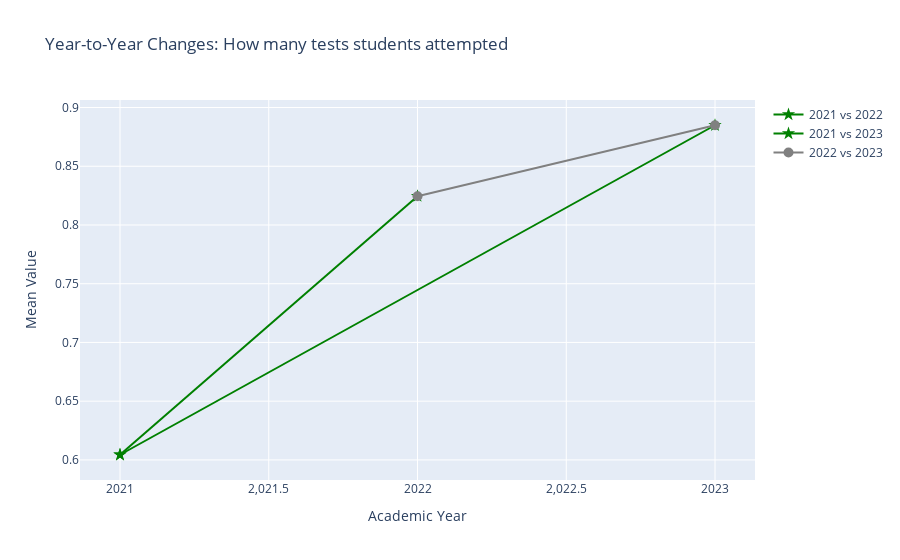
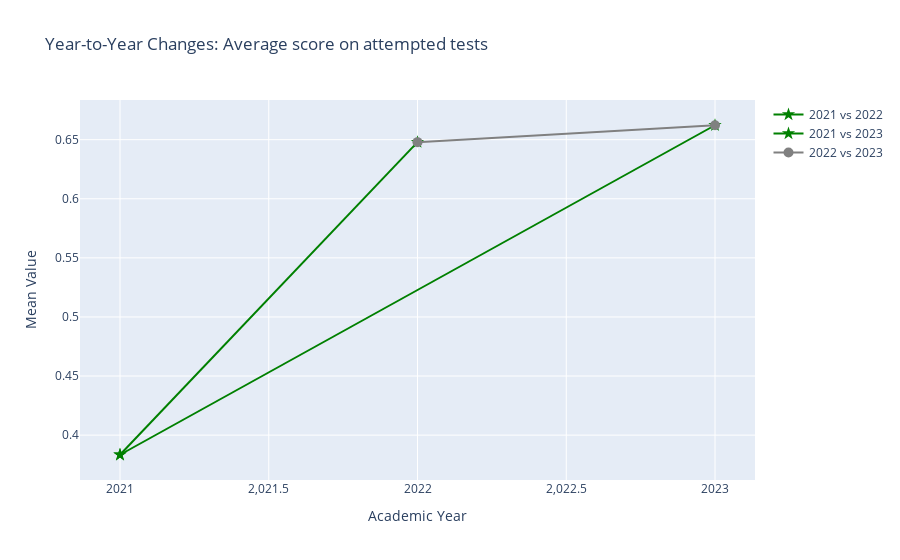
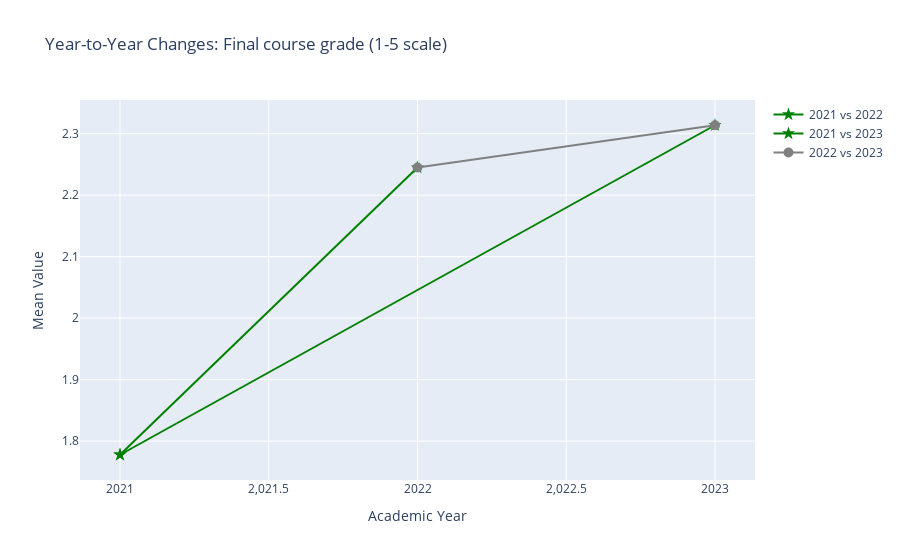
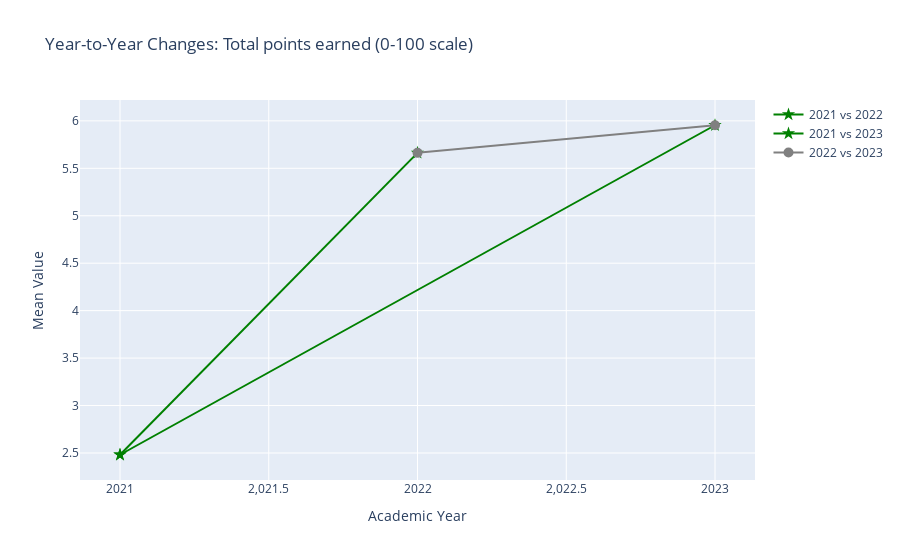

The code cell stored with these charts, in order, in its notebook:
### Markdown cell above
## 5. Post-Hoc Analysis: Which Years are Different?

When we find significant differences, we need to determine WHICH specific years differ from each other.

### Code cell
def perform_pairwise_comparisons(df, variable_name, variable_description):
    """Perform pairwise comparisons between years"""
    
    print(f"\n{'='*80}")
    print(f"🔍 PAIRWISE COMPARISONS: {variable_description}")
    print(f"{'='*80}")
    
    years = sorted(df['academic_year'].unique())
    
    # Create comparison matrix
    comparison_results = []
    
    for i, year1 in enumerate(years):
        for year2 in years[i+1:]:
            data1 = df[df['academic_year'] == year1][variable_name].dropna()
            data2 = df[df['academic_year'] == year2][variable_name].dropna()
            
            if len(data1) < 3 or len(data2) < 3:
                continue
            
            # Perform t-test
            t_stat, t_p = ttest_ind(data1, data2)
            
            # Perform Mann-Whitney U test
            u_stat, u_p = mannwhitneyu(data1, data2, alternative='two-sided')
            
            # Calculate effect size (Cohen's d)
            pooled_std = np.sqrt(((len(data1)-1)*data1.std()**2 + (len(data2)-1)*data2.std()**2) / (len(data1)+len(data2)-2))
            cohens_d = (data1.mean() - data2.mean()) / pooled_std if pooled_std > 0 else 0
            
            comparison_results.append({
                'Year 1': year1,
                'Year 2': year2,
                'Mean 1': data1.mean(),
                'Mean 2': data2.mean(),
                'Difference': data2.mean() - data1.mean(),
                'T-test p': t_p,
                'Mann-Whitney p': u_p,
                "Cohen's d": abs(cohens_d),
                'Significant': 'Yes' if min(t_p, u_p) < 0.05 else 'No'
            })
    
    if comparison_results:
        results_df = pd.DataFrame(comparison_results)
        results_df = results_df.round(4)
        
        print("\n📊 Comparison Results:")
        print(results_df.to_string(index=False))
        
        # Visual representation
        fig = go.Figure()
        
        for _, row in results_df.iterrows():
            color = 'green' if row['Significant'] == 'Yes' else 'gray'
            symbol = 'star' if row['Significant'] == 'Yes' else 'circle'
            
            fig.add_trace(go.Scatter(
                x=[row['Year 1'], row['Year 2']],
                y=[row['Mean 1'], row['Mean 2']],
                mode='lines+markers',
                line=dict(color=color, width=2),
                marker=dict(size=10, symbol=symbol),
                name=f"{row['Year 1']} vs {row['Year 2']}",
                text=[f"Mean: {row['Mean 1']:.3f}", f"Mean: {row['Mean 2']:.3f}"],
                hovertemplate='%{text}'
            ))
        
        fig.update_layout(
            title=f"Year-to-Year Changes: {variable_description}",
            xaxis_title="Academic Year",
            yaxis_title="Mean Value",
            hovermode='closest',
            showlegend=True
        )
        
        fig.show()
        
        # Interpretation
        print("\n💡 INTERPRETATION:")
        significant_pairs = results_df[results_df['Significant'] == 'Yes']
        
        if len(significant_pairs) > 0:
            print("  Significant differences found between:")
            for _, row in significant_pairs.iterrows():
                direction = "increased" if row['Difference'] > 0 else "decreased"
                print(f"  • {row['Year 1']} → {row['Year 2']}: {direction} by {abs(row['Difference']):.3f}")
                
                # Interpret Cohen's d
                d = row["Cohen's d"]
                if d < 0.2:
                    effect = "negligible"
                elif d < 0.5:
                    effect = "small"
                elif d < 0.8:
                    effect = "medium"
                else:
                    effect = "large"
                print(f"    Effect size: {effect} (d={d:.3f})")
        else:
            print("  No significant pairwise differences found.")
            print("  Although overall test showed differences, individual year pairs aren't significantly different.")
            print("  This can happen when the overall trend is significant but individual steps are small.")

# Run pairwise comparisons for variables that showed significant differences
print("\n🎯 DETAILED YEAR-TO-YEAR COMPARISONS")
print("="*60)
print("We'll now examine which specific years differ from each other\n")

for category, variables in key_variables.items():
    for var_name, description in variables:
        if var_name in df.columns and var_name in all_results:
            # Check if either test was significant
            anova_p = all_results[var_name]['anova']['p_value']
            kw_p = all_results[var_name]['kruskal']['p_value']
            
            if min(anova_p, kw_p) < 0.05:
                perform_pairwise_comparisons(df, var_name, description)

### Figure 1 — Plotly figure (JSON) as saved in the notebook; plotly's stock layout.template omitted (floating-point values rounded to 4 significant figures)
{"data": [{"hovertemplate": "%{text}", "line": {"color": "green", "width": 2}, "marker": {"size": 10, "symbol": "star"}, "mode": "lines+markers", "name": "2021 vs 2022", "text": ["Mean: 0.604", "Mean: 0.825"], "type": "scatter", "x": [2021, 2022], "y": [0.6044, 0.8245]}, {"hovertemplate": "%{text}", "line": {"color": "green", "width": 2}, "marker": {"size": 10, "symbol": "star"}, "mode": "lines+markers", "name": "2021 vs 2023", "text": ["Mean: 0.604", "Mean: 0.885"], "type": "scatter", "x": [2021, 2023], "y": [0.6044, 0.8849]}, {"hovertemplate": "%{text}", "line": {"color": "gray", "width": 2}, "marker": {"size": 10, "symbol": "circle"}, "mode": "lines+markers", "name": "2022 vs 2023", "text": ["Mean: 0.825", "Mean: 0.885"], "type": "scatter", "x": [2022, 2023], "y": [0.8245, 0.8849]}], "layout": {"hovermode": "closest", "showlegend": true, "title": {"text": "Year-to-Year Changes: How many tests students attempted"}, "xaxis": {"title": {"text": "Academic Year"}}, "yaxis": {"title": {"text": "Mean Value"}}}}

### Figure 2 — Plotly figure (JSON) as saved in the notebook; plotly's stock layout.template omitted (floating-point values rounded to 4 significant figures)
{"data": [{"hovertemplate": "%{text}", "line": {"color": "green", "width": 2}, "marker": {"size": 10, "symbol": "star"}, "mode": "lines+markers", "name": "2021 vs 2022", "text": ["Mean: 0.383", "Mean: 0.648"], "type": "scatter", "x": [2021, 2022], "y": [0.3834, 0.6479]}, {"hovertemplate": "%{text}", "line": {"color": "green", "width": 2}, "marker": {"size": 10, "symbol": "star"}, "mode": "lines+markers", "name": "2021 vs 2023", "text": ["Mean: 0.383", "Mean: 0.662"], "type": "scatter", "x": [2021, 2023], "y": [0.3834, 0.6622]}, {"hovertemplate": "%{text}", "line": {"color": "gray", "width": 2}, "marker": {"size": 10, "symbol": "circle"}, "mode": "lines+markers", "name": "2022 vs 2023", "text": ["Mean: 0.648", "Mean: 0.662"], "type": "scatter", "x": [2022, 2023], "y": [0.6479, 0.6622]}], "layout": {"hovermode": "closest", "showlegend": true, "title": {"text": "Year-to-Year Changes: Average score on attempted tests"}, "xaxis": {"title": {"text": "Academic Year"}}, "yaxis": {"title": {"text": "Mean Value"}}}}

### Figure 3 — Plotly figure (JSON) as saved in the notebook; plotly's stock layout.template omitted (floating-point values rounded to 4 significant figures)
{"data": [{"hovertemplate": "%{text}", "line": {"color": "green", "width": 2}, "marker": {"size": 10, "symbol": "star"}, "mode": "lines+markers", "name": "2021 vs 2022", "text": ["Mean: 1.778", "Mean: 2.245"], "type": "scatter", "x": [2021, 2022], "y": [1.778, 2.245]}, {"hovertemplate": "%{text}", "line": {"color": "green", "width": 2}, "marker": {"size": 10, "symbol": "star"}, "mode": "lines+markers", "name": "2021 vs 2023", "text": ["Mean: 1.778", "Mean: 2.314"], "type": "scatter", "x": [2021, 2023], "y": [1.778, 2.314]}, {"hovertemplate": "%{text}", "line": {"color": "gray", "width": 2}, "marker": {"size": 10, "symbol": "circle"}, "mode": "lines+markers", "name": "2022 vs 2023", "text": ["Mean: 2.245", "Mean: 2.314"], "type": "scatter", "x": [2022, 2023], "y": [2.245, 2.314]}], "layout": {"hovermode": "closest", "showlegend": true, "title": {"text": "Year-to-Year Changes: Final course grade (1-5 scale)"}, "xaxis": {"title": {"text": "Academic Year"}}, "yaxis": {"title": {"text": "Mean Value"}}}}

### Figure 4 — Plotly figure (JSON) as saved in the notebook; plotly's stock layout.template omitted (floating-point values rounded to 4 significant figures)
{"data": [{"hovertemplate": "%{text}", "line": {"color": "green", "width": 2}, "marker": {"size": 10, "symbol": "star"}, "mode": "lines+markers", "name": "2021 vs 2022", "text": ["Mean: 2.481", "Mean: 5.663"], "type": "scatter", "x": [2021, 2022], "y": [2.481, 5.663]}, {"hovertemplate": "%{text}", "line": {"color": "green", "width": 2}, "marker": {"size": 10, "symbol": "star"}, "mode": "lines+markers", "name": "2021 vs 2023", "text": ["Mean: 2.481", "Mean: 5.954"], "type": "scatter", "x": [2021, 2023], "y": [2.481, 5.954]}, {"hovertemplate": "%{text}", "line": {"color": "gray", "width": 2}, "marker": {"size": 10, "symbol": "circle"}, "mode": "lines+markers", "name": "2022 vs 2023", "text": ["Mean: 5.663", "Mean: 5.954"], "type": "scatter", "x": [2022, 2023], "y": [5.663, 5.954]}], "layout": {"hovermode": "closest", "showlegend": true, "title": {"text": "Year-to-Year Changes: Total points earned (0-100 scale)"}, "xaxis": {"title": {"text": "Academic Year"}}, "yaxis": {"title": {"text": "Mean Value"}}}}
